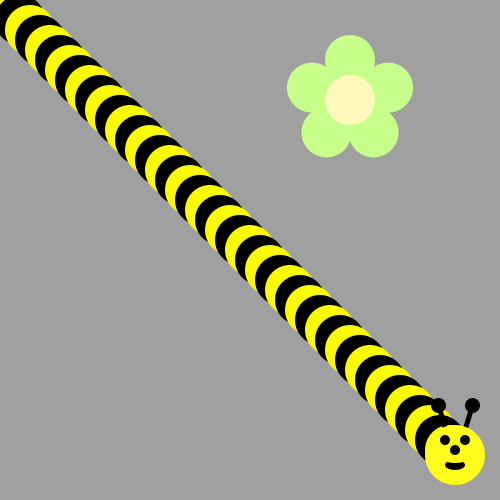
Frame 1 (no input)
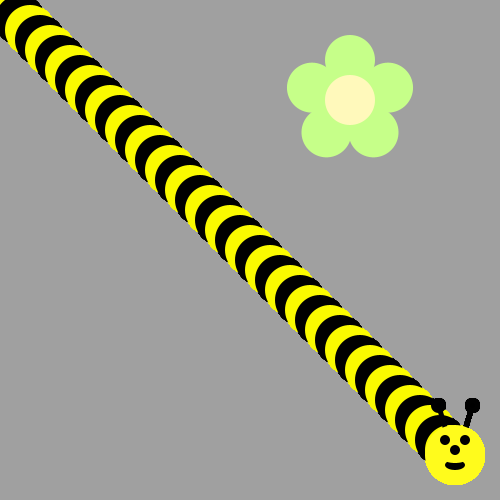
Frame 60 (the mouse pressed at the canvas centre just before this capture)
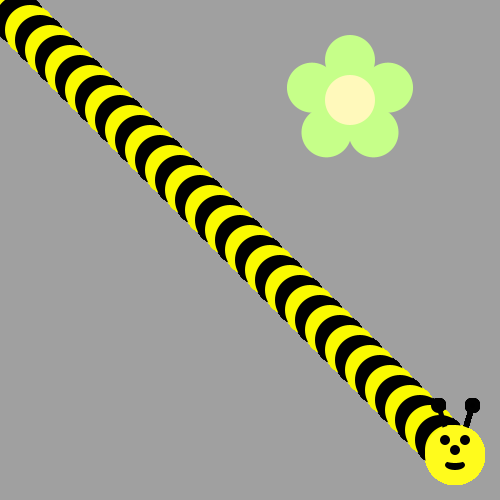
Frame 120 (the mouse held since frame 60 and released just before this capture)

The Processing sketch that drew these frames (run headless with seeded random() and noise(); from frame 60 on, the mouse is pressed at the canvas centre):

// Processing sketch: bumble_bee
// ── bumble_bee.pde

void setup() {
     ellipseMode(CENTER);
     size(500, 500);
     background(160, 160, 160);
     drawFlower(350, 100);
}

void draw() {
  
// First run the program and you should see a flower.  
  
  
/* Then, use a loop to make a body for the Bee! 
(see the image on the recipe, it's a diagonal line of circles)
Use modulo to make the colors alternate between yellow and black
*/
int x=10;
int y=10;
for (int i = 0; i < 45; i++){
if(i%2==0) {
fill(250,250,0);
}
else {
 fill(0,0,0);
}
ellipse(x,y,50,50);

x+=10;
y+=10;
}
/*
Now put his head on using drawBeeFace(x,y)
*/
drawBeeFace(455,455);
}

/**************   Use these methods but  DON'T CHANGE THE CODE BELOW  **************/

void drawFlower(int x, int y) {
     noStroke();
     translate(x, y);
     // draw 5 petals, rotating after each one
     fill(#c6ff89);      // green
      for (int i = 0; i < 5; i++) {
           ellipse(0, -40, 50, 50);
          rotate(radians(72));
     }
     fill(#fff9bb); // light yellow
     ellipse(0, 0, 50, 50);
} 
void drawBeeFace(int BeeFaceX, int BeeFaceY) {
     noStroke();
     fill(0, 0, 0);
     stroke(1);
     strokeWeight(5);
     line(BeeFaceX-10, BeeFaceY-27, BeeFaceX-17, BeeFaceY-50);
     line(BeeFaceX+10, BeeFaceY-27, BeeFaceX+17, BeeFaceY-50);
     ellipse(BeeFaceX-17, BeeFaceY-50, 10, 10);
     ellipse(BeeFaceX+17, BeeFaceY-50, 10, 10);
     noStroke();
     fill(255, 251, 28);
     ellipse(BeeFaceX, BeeFaceY, 60, 60); // face
     fill(255, 237, 209);
     fill(0,0,0);
      ellipse(BeeFaceX-10, BeeFaceY-15, 10, 10); // eyes
     ellipse(BeeFaceX+10, BeeFaceY-15, 10, 10);
      ellipse(BeeFaceX, BeeFaceY-5, 10, 10); // nose
      ellipse(BeeFaceX, BeeFaceY+10, 20, 10);// mouth
     fill(255, 251, 28);
     ellipse(BeeFaceX, BeeFaceY+5, 20, 6);
}
